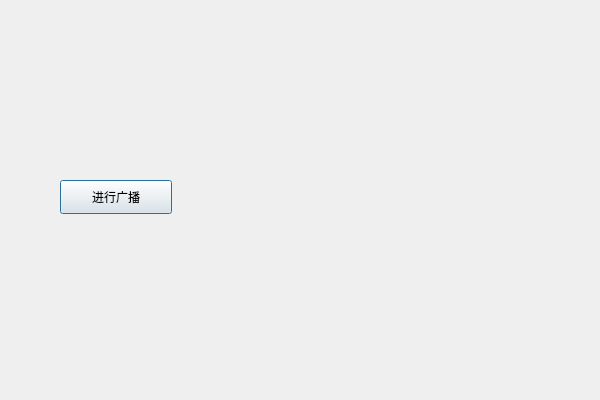
<?xml version="1.0" encoding="UTF-8"?>
<ui version="4.0">
 <class>SenderClass</class>
 <widget class="QDialog" name="SenderClass">
  <property name="geometry">
   <rect>
    <x>0</x>
    <y>0</y>
    <width>600</width>
    <height>400</height>
   </rect>
  </property>
  <property name="windowTitle">
   <string>Sender</string>
  </property>
  <widget class="QPushButton" name="pushButton">
   <property name="geometry">
    <rect>
     <x>60</x>
     <y>180</y>
     <width>112</width>
     <height>34</height>
    </rect>
   </property>
   <property name="text">
    <string>进行广播</string>
   </property>
  </widget>
 </widget>
 <layoutdefault spacing="6" margin="11"/>
 <resources>
  <include location="sender.qrc"/>
 </resources>
 <connections/>
</ui>
